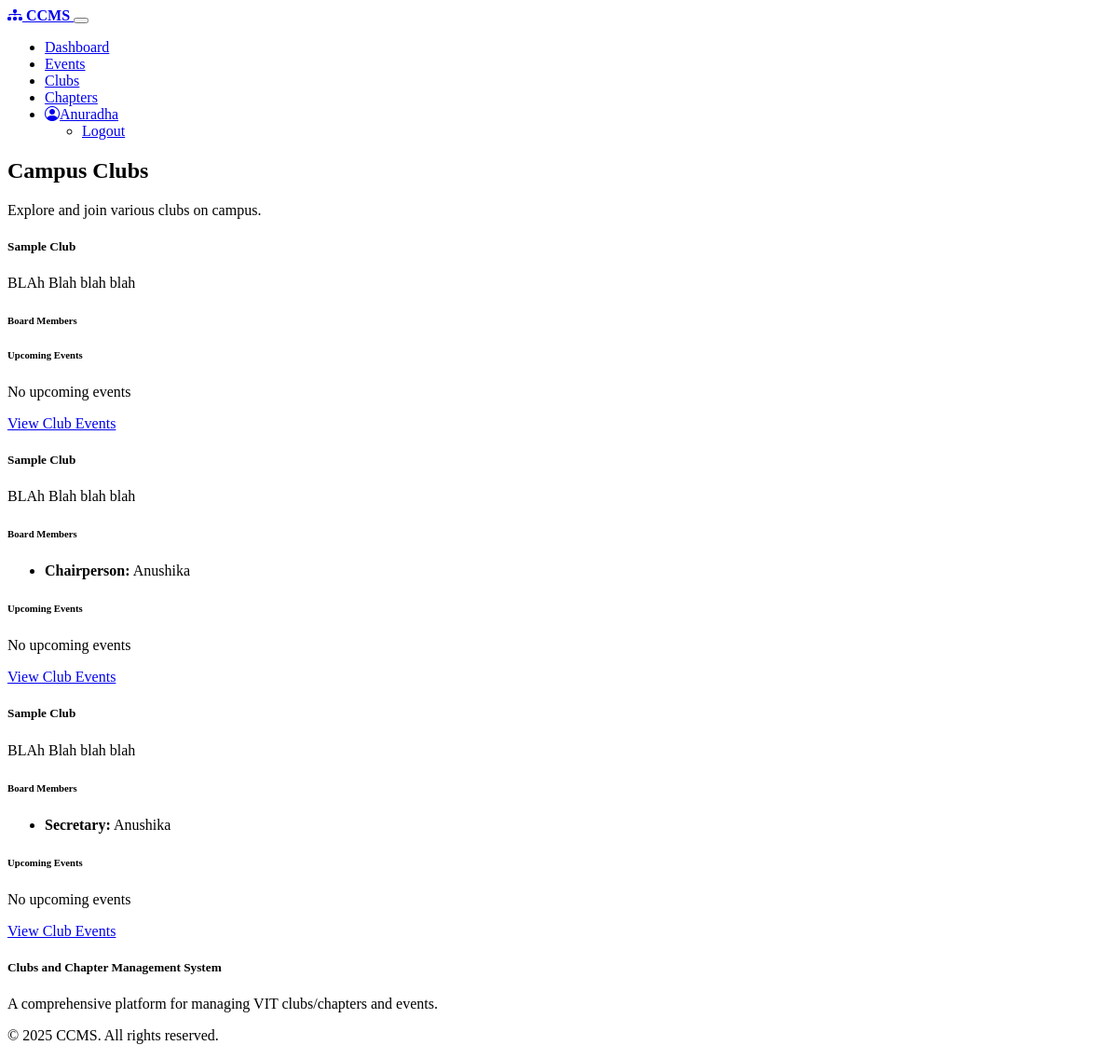
Screenshot of /student/clubs (signed in) with the database file from the repository.
### models.py (models this page shows, shortened)
class User(UserMixin, db.Model):
    id = db.Column(db.Integer, primary_key=True)
    username = db.Column(db.String(64), unique=True, nullable=False)
    email = db.Column(db.String(120), unique=True, nullable=False)
    password_hash = db.Column(db.String(256), nullable=False)
    role = db.Column(db.String(20), nullable=False)  # 'student', 'board', 'dsw'
    clubs = db.relationship('ClubMember', back_populates='user')
    registrations = db.relationship('Registration', back_populates='user')

class Club(db.Model):
    id = db.Column(db.Integer, primary_key=True)
    name = db.Column(db.String(100), nullable=False)
    type = db.Column(db.String(20), nullable=False)  # 'club' or 'chapter'
    description = db.Column(db.Text, nullable=False)
    members = db.relationship('ClubMember', back_populates='club', cascade="all, delete-orphan")
    events = db.relationship('Event', back_populates='club', cascade="all, delete-orphan")
    created_at = db.Column(db.DateTime, default=datetime.utcnow)
    updated_at = db.Column(db.DateTime, default=datetime.utcnow, onupdate=datetime.utcnow)

class ClubMember(db.Model):
    id = db.Column(db.Integer, primary_key=True)
    club_id = db.Column(db.Integer, db.ForeignKey('club.id'), nullable=False)
    user_id = db.Column(db.Integer, db.ForeignKey('user.id'), nullable=False)
    position = db.Column(db.String(50), nullable=False)  # chairperson, vice chairperson, secretary, co-secretary, member
    club = db.relationship('Club', back_populates='members')
    user = db.relationship('User', back_populates='clubs')
    __table_args__ = (db.UniqueConstraint('club_id', 'user_id', name='unique_club_member'),)

### routes.py (the view)
@app.route('/student/clubs')
@login_required
def student_clubs():
    if current_user.role != 'student':
        flash('Access denied. You are not a student.', 'danger')
        return redirect(url_for('index'))
    clubs = Club.query.filter_by(type='club').all()
    return render_template('student/clubs.html', clubs=clubs)

### app.py (called while the page is built)
@app.context_processor
def inject_now():
    return {'now': datetime.now}

### models.py (called while the page is built)
@login_manager.user_loader
def load_user(user_id):
    return User.query.get(int(user_id))

### Templates/student/clubs.html (shortened to what this page needs)
{% extends 'base.html' %}
{% block content %}
<div class="row mb-4">
    <div class="col">
        <h2 class="mb-4">Campus Clubs</h2>
        <p class="lead">Explore and join various clubs on campus.</p>
    </div>
</div>
<div class="row">
    {% if clubs %}
        {% for club in clubs %}
            <div class="col-md-6 col-lg-4 mb-4">
                <div class="card h-100 club-card">
                    <div class="card-header">
                        <h5 class="card-title mb-0">{{ club.name }}</h5>
                    </div>
                    <div class="card-body">
                        <p class="card-text">{{ club.description }}</p>
                        <h6 class="mt-4 mb-3">Board Members</h6>
                        <ul class="list-unstyled">
                            {% for member in club.members %}
                                {% if member.position in ['chairperson', 'vice chairperson', 'secretary', 'co-secretary'] %}
                                    <li class="mb-2">
                                        <strong>{{ member.position|capitalize }}:</strong>
                                        {{ member.user.username }}
                                    </li>
                                {% endif %}
                            {% endfor %}
                        </ul>
                        <h6 class="mt-4 mb-3">Upcoming Events</h6>
                        {% set upcoming_events = club.events|selectattr('date_from', 'ge', now().date())|list %}
                        {% if upcoming_events %}
                            <ul class="list-unstyled">
                                {% for event in upcoming_events[:3] %}
                                    <li class="mb-2">
                                        <i class="bi bi-calendar-event"></i>
                                        {{ event.name }} ({{ event.date_from.strftime('%b %d') }})
                                    </li>
                                {% endfor %}
                            </ul>
                            {% if upcoming_events|length > 3 %}
                                <small class="text-muted">And {{ upcoming_events|length - 3 }} more events...</small>
                            {% endif %}
                        {% else %}
                            <p class="text-muted small">No upcoming events</p>
                        {% endif %}
                    </div>
                    <div class="card-footer">
                        <a href="{{ url_for('student_events', club_id=club.id) }}" class="btn btn-outline-primary">
                            View Club Events
                        </a>
                    </div>
                </div>
            </div>
        {% endfor %}
    {% endif %}
</div>
{% endblock %}

### Templates/base.html (shortened to what this page needs)
<!DOCTYPE html>
<html lang="en" data-bs-theme="dark">
<head>
    <link href="https://cdn.replit.com/agent/bootstrap-agent-dark-theme.min.css" rel="stylesheet">
    <link rel="stylesheet" href="https://cdn.jsdelivr.net/npm/bootstrap-icons@1.11.1/font/bootstrap-icons.css">
    <link rel="stylesheet" href="{{ url_for('static', filename='css/custom.css') }}">
</head>
<body>
    <header>
        <nav class="navbar navbar-expand-lg navbar-dark bg-dark">
            <div class="container">
                <a class="navbar-brand" href="{{ url_for('index') }}">
                    <i class="bi bi-diagram-3-fill me-2"></i>
                    CCMS
                </a>
                <button class="navbar-toggler" type="button" data-bs-toggle="collapse" data-bs-target="#navbarNav"
                    aria-controls="navbarNav" aria-expanded="false" aria-label="Toggle navigation">
                </button>
                <div class="collapse navbar-collapse" id="navbarNav">
                    <ul class="navbar-nav ms-auto">
                        {% if current_user.is_authenticated %}
                            {% if current_user.role == 'student' %}
                                <li class="nav-item">
                                    <a class="nav-link {% if request.endpoint == 'student_dashboard' %}active{% endif %}"
                                        href="{{ url_for('student_dashboard') }}">Dashboard</a>
                                </li>
                                <li class="nav-item">
                                    <a class="nav-link {% if request.endpoint == 'student_events' %}active{% endif %}"
                                        href="{{ url_for('student_events') }}">Events</a>
                                </li>
                                <li class="nav-item">
                                    <a class="nav-link {% if request.endpoint == 'student_clubs' %}active{% endif %}"
                                        href="{{ url_for('student_clubs') }}">Clubs</a>
                                </li>
                                <li class="nav-item">
                                    <a class="nav-link {% if request.endpoint == 'student_chapters' %}active{% endif %}"
                                        href="{{ url_for('student_chapters') }}">Chapters</a>
                                </li>
                            {% endif %}
                            <li class="nav-item dropdown">
                                <a class="nav-link dropdown-toggle" href="#" id="userDropdown" role="button"
                                   data-bs-toggle="dropdown" aria-expanded="false">
                                    <i class="bi bi-person-circle me-1"></i>{{ current_user.username }}
                                </a>
                                <ul class="dropdown-menu dropdown-menu-end" aria-labelledby="userDropdown">
                                    <li><a class="dropdown-item" href="{{ url_for('logout') }}">Logout</a></li>
                                </ul>
                            </li>
                        {% endif %}
                    </ul>
                </div>
            </div>
        </nav>
    </header>
    <main class="py-4 content-wrapper">
        <div class="container">
            {% block content %}{% endblock %}
        </div>
    </main>
    <footer class="bg-dark text-light py-4 mt-auto">
        <div class="container">
            <div class="row">
                <div class="col-md-6">
                    <h5>Clubs and Chapter Management System</h5>
                    <p class="mb-0">A comprehensive platform for managing VIT clubs/chapters and events.</p>
                </div>
                <div class="col-md-6 text-md-end">
                    <p class="mb-0">&copy; 2025 CCMS. All rights reserved.</p>
                </div>
            </div>
        </div>
    </footer>
</body>
</html>

### Static/css/custom.css (style rules this page uses)
.content-wrapper { min-height: calc(100vh - 56px - 70px); }
.navbar-brand { font-weight: 700; }
.event-card, .club-card { margin-bottom: 20px; transition: all 0.3s ease; }

### rows the page displays
User: username "Anuradha"
Club: name "Sample Club", description "BLAh Blah blah blah"
Club: name "Sample Club", description "BLAh Blah blah blah"
ClubMember: position "Chairperson", user.username "Anushika"
Club: name "Sample Club", description "BLAh Blah blah blah"
ClubMember: position "Secretary", user.username "Anushika"
